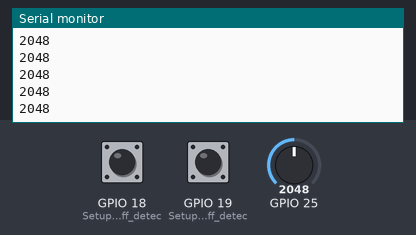
Bench run of a sketch on a simulated ESP32. On the bench: the last lines printed to the serial monitor. The test bench sets the inputs (shaded band); at power-on: GPIO 18 (Setup_for_leads_off_detec) LOW, GPIO 25 = 2048, GPIO 19 (Setup_for_leads_off_detec) LOW.

Above: at 1.2 s.
1.3 s: GPIO 18 (Setup_for_leads_off_detec) pulled HIGH for 0.15 s
2.9 s: GPIO 25 set to 2866
At 3.4 s:
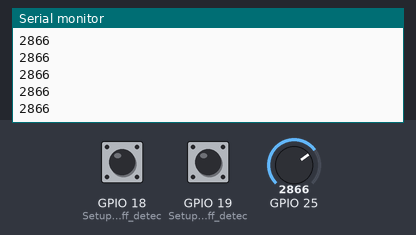
4.4 s: GPIO 19 (Setup_for_leads_off_detec) pulled HIGH for 1 s
At 5.0 s:
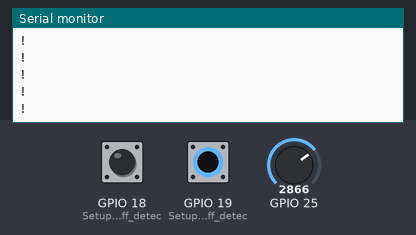
6.9 s: GPIO 25 set to 3603
At 7.4 s:
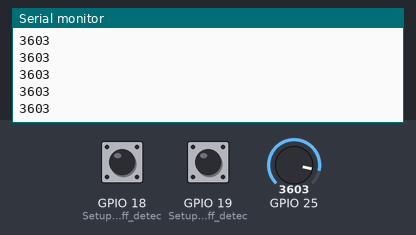
Timing chart, 0 to 9.4 s (numbered marks = the images above; inputs shaded):
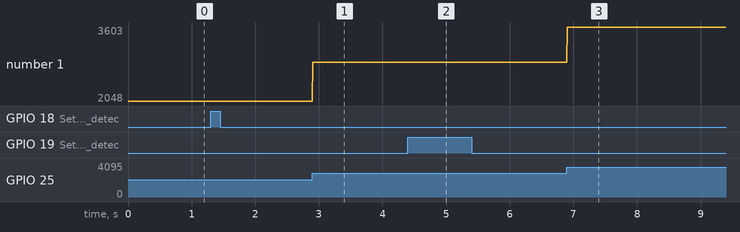

The sketch:

Lie_Detector_Sketch_v.01.ino
```cpp
#define PIN_RED    23 // GIOP23
#define PIN_GREEN  22 // GIOP22
#define PIN_BLUE   21 // GIOP21


void setup() {
  /*
  // Initializes the communication from the serial.
  pinMode(PIN_RED,   OUTPUT);
  pinMode(PIN_GREEN, OUTPUT);
  pinMode(PIN_BLUE,  OUTPUT);
  */

Serial.begin(9600);
pinMode(19, INPUT); // Setup for leads off detection LO+
pinMode(18, INPUT); // Setup for leads off detection LO-

}

void loop() {
  // put your main code here, to run repeatedly:

  /*
  FOR CHANGING THE LED'S COLOR ( Ranging from 0-255)
  analogWrite(PIN_RED,   0);
  analogWrite(PIN_GREEN, 100);
  analogWrite(PIN_BLUE,  150);
  delay(2000); //Keeps the light on for 2 sek.

  But, we made a function instead called setColor(); (Look below for the function):
  function = setColor( int R, int G, int B)
  Takes the PIN_(Color/ R,G,B) and sets the values.
  ex. setColor(100, 150, 250)
  */

//Lo- = D18 (ESP32 Board)
//Lo+ = D19 (ESP32 Board)
//Output = Analog(25) (ESP32 Board)


 //Heartbeat loop
if((digitalRead(19) == 1) || (digitalRead(18) == 1)){
   Serial.println('!');
}
else {
  // send the value of analog input "0"/25:
  Serial.println(analogRead(25));
}
//Wait, so serial data doesnt saturate.
delay(1);
}

/*
void setColor(int R, int G, int B){
  analogWrite(PIN_RED, R);
  analogWrite(PIN_GREEN, G);
  analogWrite(PIN_BLUE, B);
}
*/
```

Measured:
- after the input at 2.9 s, the serial monitor: prints a new line at once (image 1)
- after the input at 6.9 s, the serial monitor: prints a new line at once (image 3)
- plotted number 1: 2048 → 2866 after the input at 2.9 s, 2866 → 3603 after the input at 6.9 s
